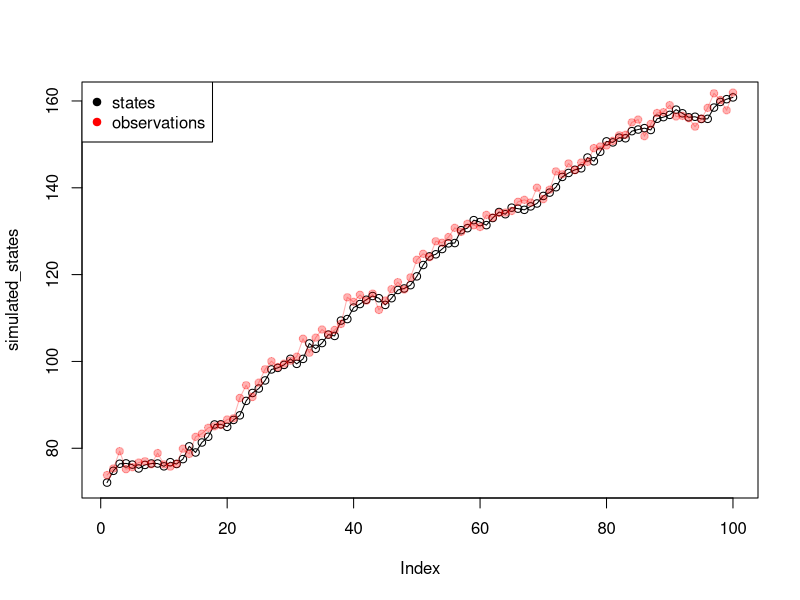
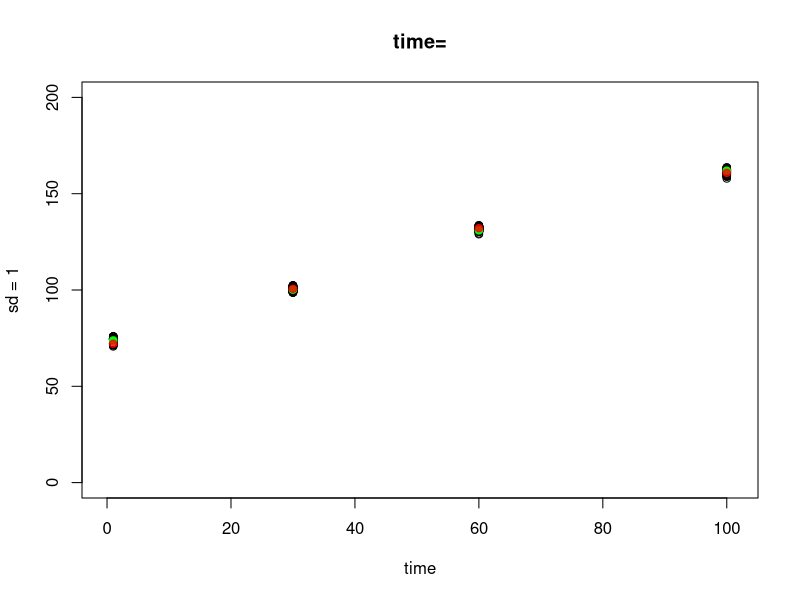
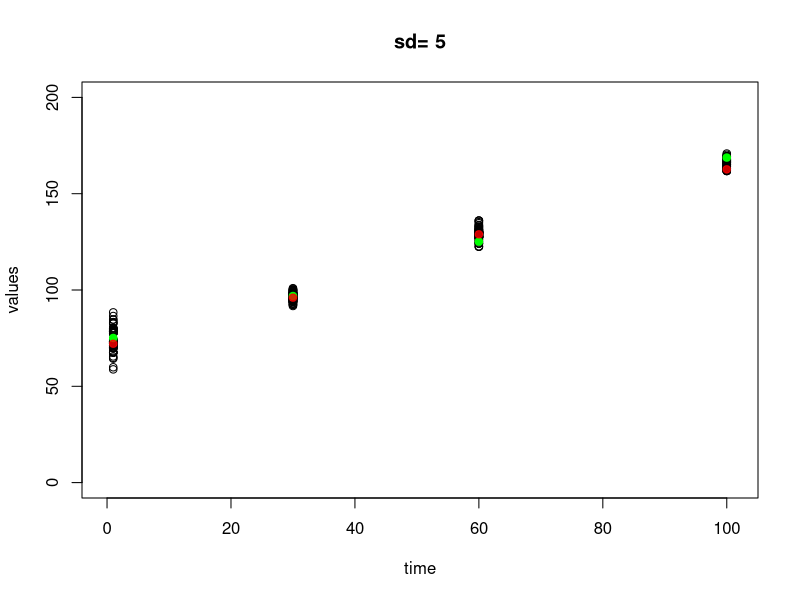
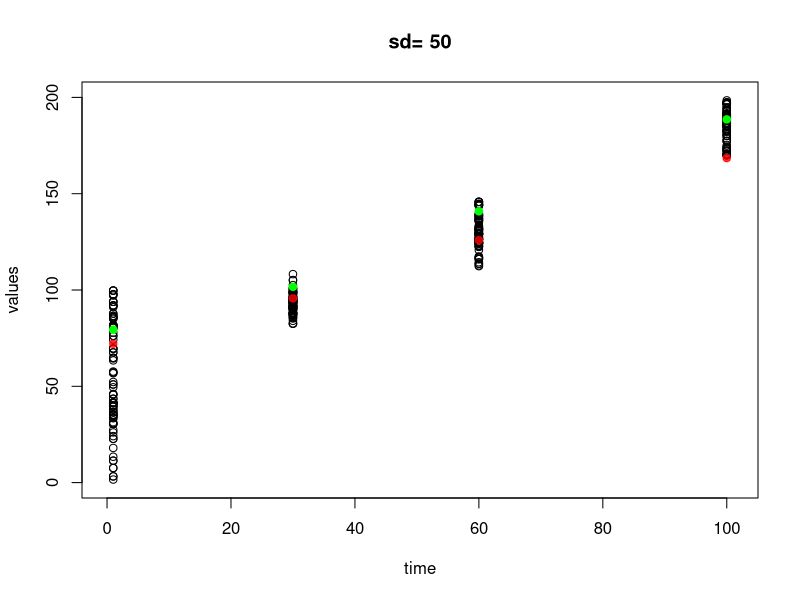
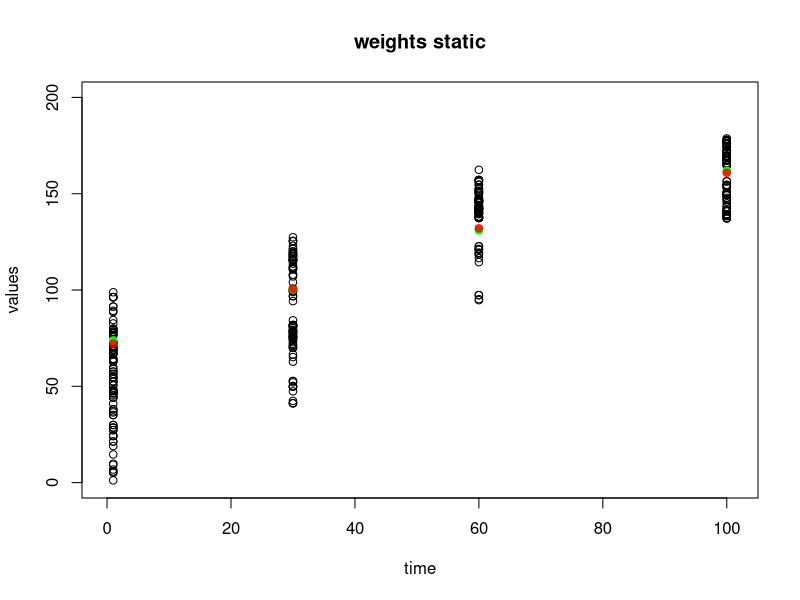

These charts were generated, in order, by the following R code:
#######################################
# Jesper Hedlund                      #
# Lab3                                #
# TDDE15 - advanced Machine Learning  #
#######################################
rm(list=ls())
set.seed(12345)

############ Functions ###################

transitionModel <- function(z_state){
  # samples a var to choose from wich ditribution to sample from
  choose_model <- sample(c(1, 2, 3), size = 1)
  
  if(choose_model == 1){
    znext_state <-rnorm(1, mean = z_state, sd=1)
  }else if(choose_model == 2){
    znext_state <-rnorm(1, mean = z_state+1, sd=1)
  }else {
    znext_state <-rnorm(1, mean = z_state+2, sd=1)
  }
 
  return(znext_state)
}

emissionModel <- function(z_state, sd=1) {
  choose_model <- sample(c(1, 2, 3), size = 1)
  
  if(choose_model == 1){
    x_obs <-rnorm(1, mean = z_state, sd=sd)
  }else if(choose_model == 2){
    x_obs <-rnorm(1, mean = z_state-1, sd=sd)
  }else {
    x_obs <-rnorm(1, mean = z_state+1, sd=sd)
  }
  
  return(x_obs)
}

getWeight <- function(observation, particle, sd=1,static = FALSE){
  weight <- (dnorm(observation,particle,sd) +
               dnorm(observation,particle-1,sd) +
               dnorm(observation,particle+1,sd))/3
  #weight <- dnorm(x = particle, mean =(3*obs+1-1)/3 , sd=sqrt((1/3)^2*(1+1+1)))
  
  if(static == FALSE){
    return(weight)
  }else{
    return(rep(1, length(particle)))
  }
  
}


simulate_observations_and_states <- function(init_state, num_sim, sd=1){
  all_states <- rep(0,num_sim)
  observations <- rep(0,num_sim)
  
  curr_state <- init_state
  for( i in 1:num_sim){
    all_states[i] <- curr_state 
    next_state <- transitionModel(curr_state)

    observations[i] <- emissionModel(next_state, sd=sd)
    
    # setting up state for next iteration
    curr_state <- next_state
    
  }
  
  
  return(list("states"=all_states,"observations"=observations))
}


# particle filter function
myParticleFilter <- function(observations, sd=1, T = 100, M=100, static_weights = FALSE){
  
  particle_matrix <- matrix(nrow = T, ncol = T)
  weight_matrix <- matrix(nrow = T, ncol = T)
  
  # create init probabilities
  particles_uniform <- runif(M, 0 ,100)
  
  # calculate of the uniform distributed particles
  weights_init <- getWeight(observations[1], particles_uniform,sd=sd, static_weights)
 
  
  # sample init particles from the weights of the uniforma particles and use as init particles
  particles_init <- sample(particles_uniform, length(particles_uniform), replace = TRUE, prob = weights_init)
  
  particle_matrix[1,] <- particles_init
  weight_matrix[1,] <- weights_init
  
  # renaming init particles and weights to fit the loop
  particles <- particles_init
  weights <- weights_init
  for(t in 2:T){
    
    # setting observation for time t
    observation <- observations[t]
    for(m in 1:M){
      
      particles[m] <- transitionModel(particles[m])
      
      #calculating weights
      m_weigth <- getWeight(observation, particles[m], sd = sd, static= static_weights) 
      weights[m] <- m_weigth
    }
    #sampling new particles given weights from perv particles
    newparticles <- sample(particles, length(particles), replace = TRUE, prob = weights)
    
    #updating
    particles <- newparticles
    
    #saving particles and weights
    particle_matrix[t,] <- particles
    weight_matrix[t,] <- weights
  }
  
  return(list("p_matrix" = particle_matrix, "w_matrix" = weight_matrix))
}



plotObsTrueAndParticle <- function(particles, observation, state, index){
  points(x = rep(index, length(particles)), y = particles)
  points(x = index, y = observation, col="green", pch=19)
  points(x = index, y = state, col=rgb(1,0,0,0.8), pch = 19)
}

################ init variables ##############################


T <- 100
M <- 100
start_state <- runif(1,0, 100)


############## start #########################################

####### task 1 ##########################
states_and_obs <- simulate_observations_and_states(start_state, 100)
simulated_states <- states_and_obs$states
simulated_observations <- states_and_obs$observations

plot(simulated_states, type="o")
points(simulated_observations, type="o", col = rgb(1,0,0,0.3), pch=19)
legend("topleft", c("states", "observations"),col= c("black", "red"), pch= 19)

res_sd1 <- myParticleFilter(simulated_observations, sd = 1)
weights_sd1 <- res_sd1$w_matrix
particles_sd1 <- res_sd1$p_matrix

# plotting variables
particles_to_plot <- c(1, 30, 60, 100)
xGrid <- c(0, 101)
yGrid <- c(0, 200)

# plotting task 1
plot(x=NULL,
     y=NULL,
     xlim = xGrid,
     ylim = yGrid,
     pch=20,
     col=rgb(0.7,0.8,0),
     main=paste("time="),
     xlab = "time",
     ylab = "sd = 1")

for(i in particles_to_plot){
  plotObsTrueAndParticle(particles_sd1[i, ], observation = simulated_observations[i], state = simulated_states[i], index = i)
}


########### Task 2 #############################

states_and_obs_sd5 <- simulate_observations_and_states(start_state, 100, sd=5)
simulated_states_sd5 <- states_and_obs_sd5$states
simulated_observations_sd5 <- states_and_obs_sd5$observations

res_sd5 <- myParticleFilter(simulated_observations_sd5, sd = 5)
weights_sd5 <- res_sd5$w_matrix
particles_sd5 <- res_sd5$p_matrix

plot(x=NULL,
     y=NULL,
     xlim = xGrid,
     ylim = yGrid,
     pch=20,
     col=rgb(0.7,0.8,0),
     main=paste("sd= 5"),
     xlab = "time",
     ylab = "values")

for(i in particles_to_plot){
  plotObsTrueAndParticle(particles_sd5[i, ], observation = simulated_observations_sd5[i], state = simulated_states_sd5[i], index = i)
}

#### sd = 50
states_and_obs_sd50 <- simulate_observations_and_states(start_state, 100, sd=50)
simulated_states_sd50 <- states_and_obs_sd50$states
simulated_observations_sd50 <- states_and_obs_sd50$observations

res_sd50 <- myParticleFilter(simulated_observations_sd50, sd = 50)
weights_sd50 <- res_sd50$w_matrix
particles_sd50 <- res_sd50$p_matrix

plot(x=NULL,
     y=NULL,
     xlim = xGrid,
     ylim = yGrid,
     pch=20,
     col=rgb(0.7,0.8,0),
     main=paste("sd= 50"),
     xlab = "time",
     ylab = "values")

for(i in particles_to_plot){
  plotObsTrueAndParticle(particles_sd50[i, ], observation = simulated_observations_sd50[i], state = simulated_states_sd50[i], index = i)
}

# we can see that the particles gain more spread when we increase the standard deviation. This seems reasonable since we 
# can consider the standard deviations to be how certain we are about the output of the sensors. And with less certainty the spread
# of the particles will increas. Also we can see that they converge towards t=100 but they converge only up to a limit. 
# They do not converge towards zero when the standard deviation is increased.


############ Task 3 ####################


res_static <- myParticleFilter(simulated_observations, sd = 1,static_weights = TRUE)
weights_static <- res_static$w_matrix
particles_static <- res_static$p_matrix

plot(x=NULL,
     y=NULL,
     xlim = xGrid,
     ylim = yGrid,
     pch=20,
     col=rgb(0.7,0.8,0),
     main=paste("weights static"),
     xlab = "time",
     ylab = "values")

for(i in particles_to_plot){
  plotObsTrueAndParticle(particles_static[i, ], observation = simulated_observations[i], state = simulated_states[i], index = i)
}


# The particles converge to a number, but it can be any particle since we sample all particle s with equal probabilities. 
# So if a some particle get sampled several times(we use replacement) the number of that particle will probplably increase. 
# The particles wil end upp clustering some random particle(s)